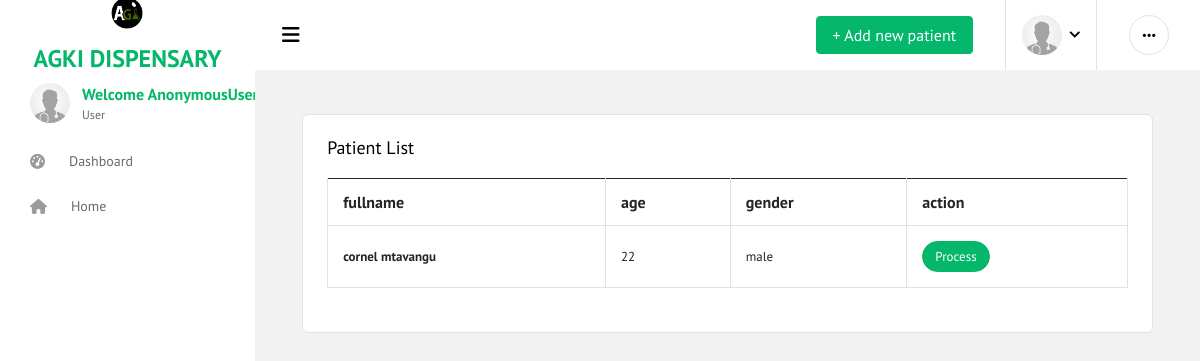
Screenshot of /patientList/ with the database file from the repository.
### app/models.py (models this page shows, shortened)
class Patient(models.Model):
    fullname = models.CharField(max_length=30)
    age = models.IntegerField()
    address = models.CharField(max_length=30)
    gender = models.CharField(max_length=10)
    height = models.IntegerField(null=True,blank=True)
    pressure = models.CharField(max_length=10,null=True,blank=True)
    weight = models.IntegerField(null=True,blank=True)
    date = models.DateTimeField(auto_now_add=True)
    dalili = models.TextField(max_length=500,null=True,blank=True)
    possibleDiseases = models.TextField(max_length=500,null=True,blank=True)
    testConducted = models.TextField(max_length=500,null=True,blank=True)
    labResults = models.TextField(max_length=500,null=True,blank=True)
    actualDiseases = models.TextField(max_length=500,null=True,blank=True)
    otherRecomendation = models.TextField(max_length=500,null=True,blank=True)

### app/views.py (the view)
# urls.py: path('patientList/', views.patientList,name='patientList'),
def patientList(request):
    form = PatientSearchForm(request.POST or None)
    x = Patient.objects.all().order_by('-id')
    patients = Patient.objects.all()
    if request.method == 'POST':
        patients = Patient.objects.filter(fullname__icontains=form['fullname'].value())
    context = {
            'x':x,
            'form':form,
            'patients':patients
        }
    return render(request,'app/patientList.html',context)

### app/templates/app/patientList.html (shortened to what this page needs)
{% extends 'app/base2.html' %}
{%block content%}
<br>
<div class="container">
<div class="col-12 grid-margin stretch-card">
    <div class="card">
      <div class="card-body">
        <h4 class="card-title">Patient list</h4>
        <div class="row">
        <div class="col-md-6">
        </div>
        <div class="col-md-6">
        </div>
    </div>
        <div class="table-responsive">
            {% if x %}
            <table class="table table-bordered">
                <thead>
                    <tr>
                        <th>fullname</th>
                        <th>age</th>
                        <th>gender </th>
                       <th>action</th>
                        </tr>
                </thead>
                <tbody>
                    {% for i in x %}
                    <tr>
                        <td class="font-weight-bold">{{i.fullname}}</td>
                        <td>{{i.age}}</td>
                        <td>{{i.gender}}</td>
                        <td>
                            <a href="{% url 'patientDetail' i.id %}"><label class="badge badge-success badge-pill">Process</label></a>
                        </td>
                     </tr>
                    {% endfor %}
                </tbody>
            </table>
            {% else %}
            <br>
            <div class="alert alert-fill-primary" role="alert">
                <i class="fa fa-exclamation-triangle"></i>
                There! No success yet
              </div>
            {% endif %}
        </div>
        <br>
    </div>
    </div>
</div>
</div>
{%endblock%}

### rows the page displays
Patient: fullname "cornel mtavangu", age "22", gender "male"
